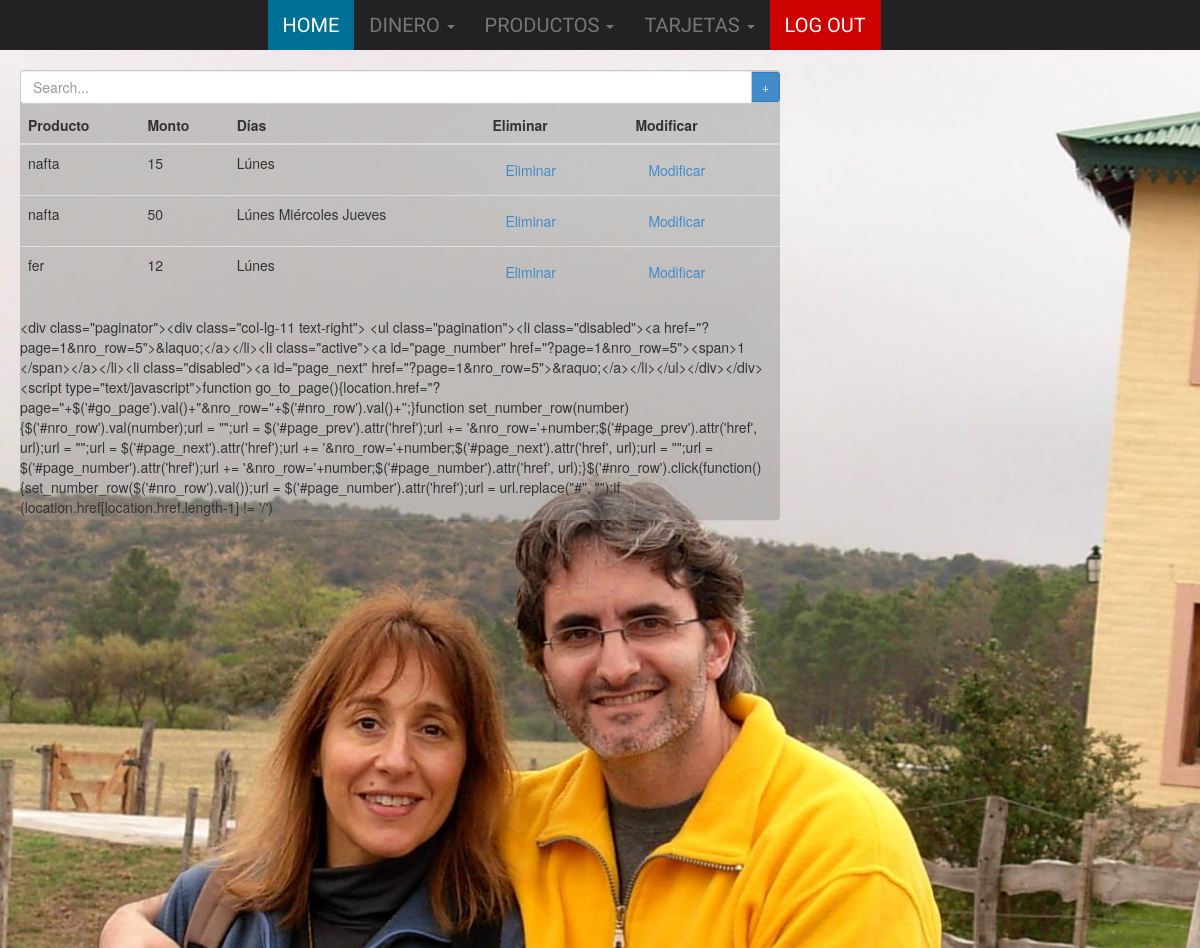
The page /tarjeta/b/ver_beneficios/ (signed in) on the database its author committed.
### apps/Tarjeta/models.py (models this page shows, shortened)
class Beneficio(models.Model):
    descripcion = models.TextField(
        'Descripcion', max_length=800,
        blank=True, null=True
    )
    monto = models.IntegerField('Porcentaje')
    producto = models.ForeignKey(
        Producto, related_name='beneficio_producto',
        blank=True, null=True
    )
    dias = models.ManyToManyField(Dia, blank=True)
    tarjeta = models.ManyToManyField(
        Tarjeta, related_name='tarjeta_producto',
        blank=True
    )

class Dia(models.Model):
    dia = models.CharField(
        'Día de la semana',
        max_length=2, choices=DIA,
    )
    def __unicode__(self):
        return self.dia

### apps/Producto/models.py (models this page shows)
class Producto(models.Model):
    nombre = models.CharField('Nombre del producto', max_length=30)
    descripcion = models.TextField(
        'Descripcion', max_length=800,
        blank=True, null=True
    )
    user = models.ForeignKey(
        User, related_name='producto_persona',
        blank=True, null=True
    )
    def __unicode__(self):
        return self.nombre

### apps/Tarjeta/views_beneficio.py (the view)
@login_required
def ver_beneficios(request):
    beneficios = Beneficio.objects.all()
    paginator = Paginator(beneficios, 5)
    page = request.GET.get('page')
    try:
        beneficios = paginator.page(page)
    except PageNotAnInteger:
        beneficios = paginator.page(1)
    except EmptyPage:
        beneficios = paginator.page(paginator.num_pages)
    return render_to_response(
        'Tarjeta/beneficio/ver_beneficios.html',
        RequestContext(
            request,
            {
                'beneficios': beneficios,
            }
        )
    )

### apps/Tarjeta/templates/Tarjeta/beneficio/ver_beneficios.html (shortened to what this page needs)
{% extends 'base.html' %}
{% block content %}
    <div class='panel panel-default'>
        <div class="input-group">
            <input class="form-control" placeholder="Search..." id="term" onkeypress="search(event, '/tarjeta/b/')" type="text">
            <span class="input-group-btn" onclick="library_search('/tarjeta/b/');">
                <button class="btn btn-sm btn-primary" type="button">
                    +
                </button>
            </span>
        </div>
        <div id="productos_id">
            {% include 'Tarjeta/beneficio/beneficios_tabla.html' %}
        </div>
    </div>
{% endblock %}

### apps/Tarjeta/templates/Tarjeta/beneficio/beneficios_tabla.html
{% load tablesort %}
<table class='table'>
    <thead>
        <tr>
            <th>Producto</th>
            <th>Monto</th>
            <th>Días</th>
            <th>Eliminar</th>
            <th>Modificar</th>
        </tr>
    </thead>
     <tbody>
        {% for e in beneficios %}
            <tr>
                <td>{{e.producto}}</td>
                <td>{{e.monto}}</td>
                <td>
                    {% for x in e.dias.all %}
                        {{x}}
                    {% endfor %}
                </td>
                <td>
                    <button type="submit" class="btn btn-link active" onClick="eliminar('/tarjeta/b/borrar/', 'borrar_beneficio', '{{e.id}}', false)">
                        Eliminar
                    </button>
                </td>
                <td>
                    <button type="submit" class="btn btn-link active" onClick="modificar('/tarjeta/b/modificar/', 'modificar_beneficio', '{{e.id}}', false)">
                        Modificar
                    </button>
                </td>
            </tr>
        {% endfor %}
    </tbody>
</table>
{% block paginator %}
    {% paginator beneficios request %}
{% endblock %}

### static/css/style.css (style rules this page uses)
.panel-default { border: none; background-color: rgba(132, 132, 132, 0.4); height: 450px; overflow-y: auto; overflow-x: hidden; }

### rows shown on the page
Beneficio: producto "nafta", monto "15"
Dia: dia "Lúnes"
Beneficio: producto "nafta", monto "50"
Dia: dia "Miércoles"
Dia: dia "Jueves"
Beneficio: producto "fer", monto "12"
